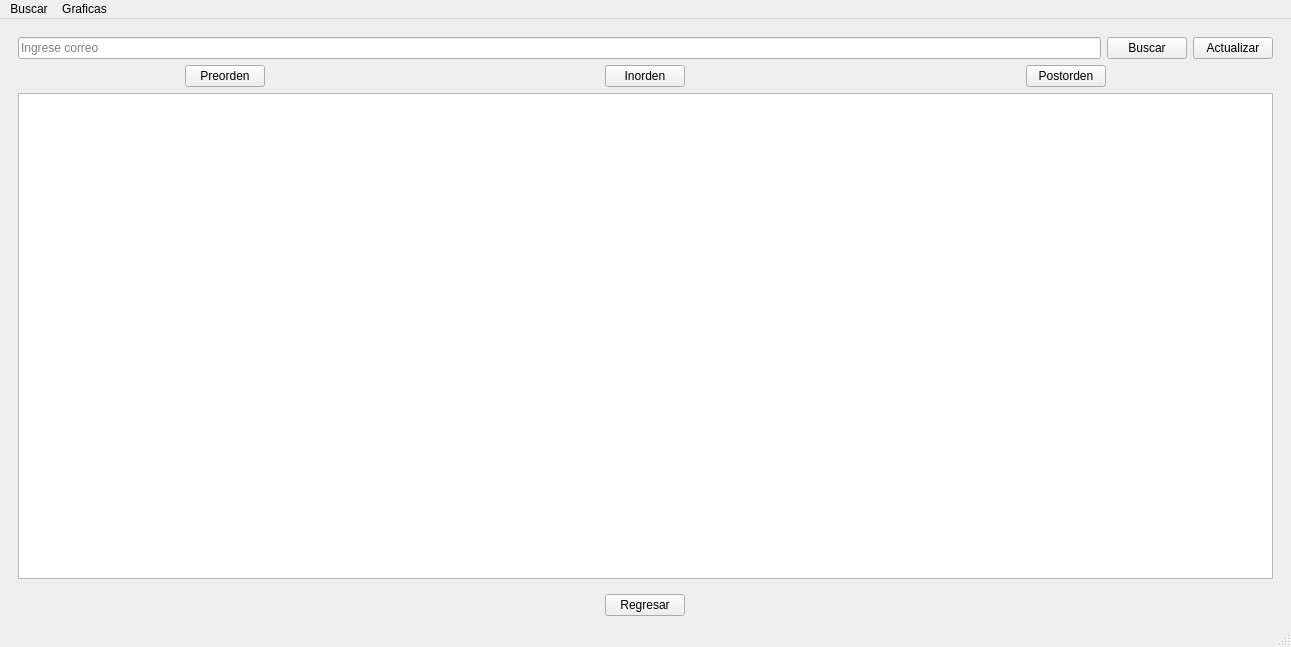
<?xml version="1.0" encoding="UTF-8"?>
<ui version="4.0">
 <class>Reportes</class>
 <widget class="QMainWindow" name="Reportes">
  <property name="geometry">
   <rect>
    <x>0</x>
    <y>0</y>
    <width>1291</width>
    <height>647</height>
   </rect>
  </property>
  <property name="windowTitle">
   <string>Reportes</string>
  </property>
  <widget class="QWidget" name="centralwidget">
   <layout class="QVBoxLayout" name="verticalLayout">
    <item>
     <widget class="QStackedWidget" name="stackedWidget">
      <property name="currentIndex">
       <number>1</number>
      </property>
      <widget class="QWidget" name="paginaGraficas">
       <layout class="QVBoxLayout" name="verticalLayoutGraficas">
        <item>
         <widget class="QLabel" name="labelPrincipal">
          <property name="text">
           <string>Reportes</string>
          </property>
         </widget>
        </item>
        <item>
         <layout class="QGridLayout" name="gridLayout">
          <item row="1" column="2">
           <widget class="QLabel" name="label">
            <property name="text">
             <string>Publicaciones: lista general de publicaciones(lista doble)</string>
            </property>
           </widget>
          </item>
          <item row="4" column="0">
           <widget class="QGraphicsView" name="graficaAVL">
            <property name="maximumSize">
             <size>
              <width>624</width>
              <height>492</height>
             </size>
            </property>
           </widget>
          </item>
          <item row="1" column="0">
           <widget class="QLabel" name="labelUsuarios">
            <property name="text">
             <string>Usuarios: Árbol AVL de usuarios</string>
            </property>
           </widget>
          </item>
          <item row="4" column="2">
           <widget class="QGraphicsView" name="graficaListaDE">
            <property name="maximumSize">
             <size>
              <width>623</width>
              <height>492</height>
             </size>
            </property>
           </widget>
          </item>
         </layout>
        </item>
       </layout>
      </widget>
      <widget class="QWidget" name="paginaBuscar">
       <layout class="QVBoxLayout" name="verticalLayoutBuscar">
        <item>
         <layout class="QHBoxLayout" name="horizontalLayoutUsuarios">
          <item>
           <widget class="QLineEdit" name="correoLineEdit">
            <property name="placeholderText">
             <string>Ingrese correo</string>
            </property>
           </widget>
          </item>
          <item>
           <widget class="QPushButton" name="buscarCorreoButton">
            <property name="text">
             <string>Buscar</string>
            </property>
           </widget>
          </item>
          <item>
           <widget class="QPushButton" name="actualizarButton">
            <property name="text">
             <string>Actualizar</string>
            </property>
           </widget>
          </item>
         </layout>
        </item>
        <item>
         <layout class="QHBoxLayout" name="horizontalLayoutBotones">
          <item alignment="Qt::AlignmentFlag::AlignHCenter">
           <widget class="QPushButton" name="preordenButton">
            <property name="text">
             <string>Preorden</string>
            </property>
           </widget>
          </item>
          <item alignment="Qt::AlignmentFlag::AlignHCenter">
           <widget class="QPushButton" name="inordenButton">
            <property name="text">
             <string>Inorden</string>
            </property>
           </widget>
          </item>
          <item alignment="Qt::AlignmentFlag::AlignHCenter">
           <widget class="QPushButton" name="postordenButton">
            <property name="text">
             <string>Postorden</string>
            </property>
           </widget>
          </item>
         </layout>
        </item>
        <item>
         <widget class="QTableWidget" name="resultadosTableWidget"/>
        </item>
       </layout>
      </widget>
     </widget>
    </item>
    <item alignment="Qt::AlignmentFlag::AlignHCenter">
     <widget class="QPushButton" name="regresarButton">
      <property name="text">
       <string>Regresar</string>
      </property>
     </widget>
    </item>
   </layout>
  </widget>
  <widget class="QStatusBar" name="statusbar"/>
  <widget class="QMenuBar" name="menubar">
   <property name="geometry">
    <rect>
     <x>0</x>
     <y>0</y>
     <width>1291</width>
     <height>21</height>
    </rect>
   </property>
   <widget class="QMenu" name="menuGraficas">
    <property name="title">
     <string>Graficas</string>
    </property>
    <addaction name="actionMostrarGraficas"/>
   </widget>
   <widget class="QMenu" name="menuBuscar">
    <property name="title">
     <string>Buscar</string>
    </property>
    <addaction name="actionBuscarCorreo"/>
   </widget>
   <addaction name="menuBuscar"/>
   <addaction name="menuGraficas"/>
  </widget>
  <action name="actionMostrarGraficas">
   <property name="text">
    <string>Mostrar Graficas</string>
   </property>
  </action>
  <action name="actionBuscarCorreo">
   <property name="text">
    <string>Buscar por Correo</string>
   </property>
  </action>
 </widget>
 <resources/>
 <connections/>
</ui>
